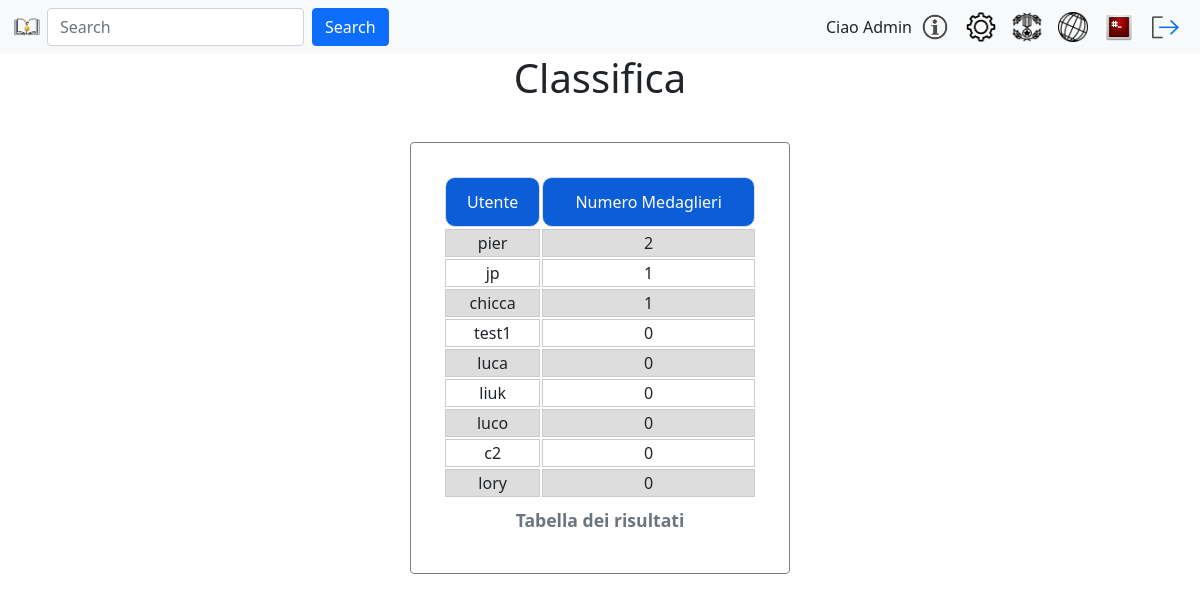
Before: /classifica.php (signed in) with the older database file.
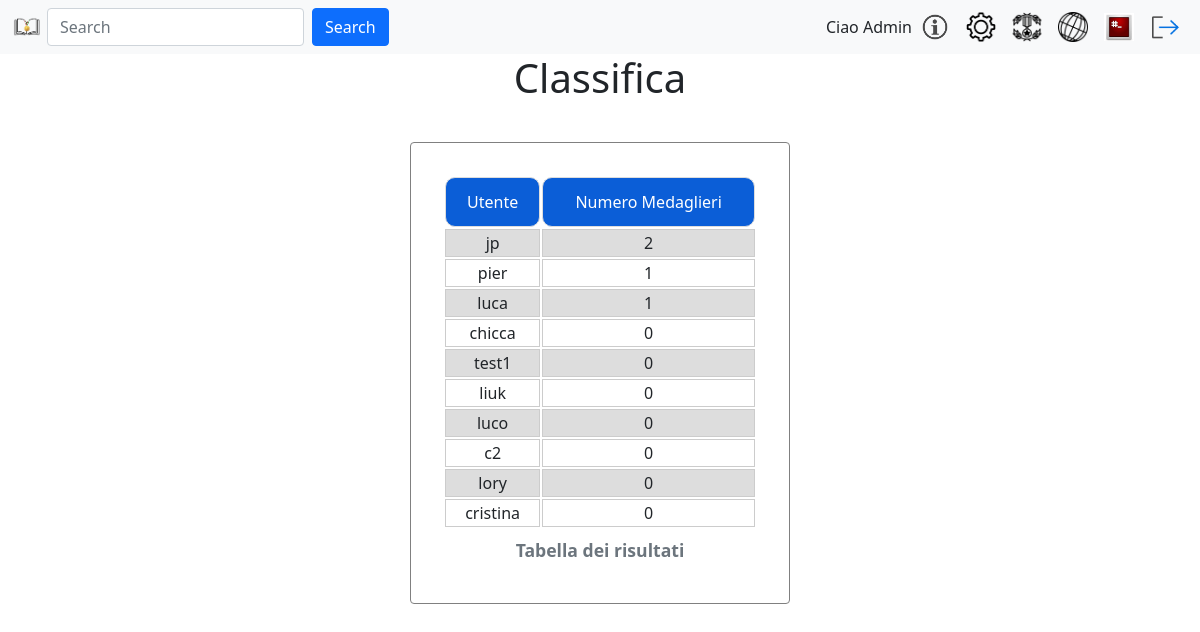
After: the same page with the newer database file.
### tables this page shows
CREATE TABLE `utente` (
  `id` int NOT NULL AUTO_INCREMENT,
  `username` varchar(80) NOT NULL,
  `email` varchar(80) NOT NULL,
  `pwd` varchar(120) NOT NULL,
  `immagineProfilo` varchar(255) DEFAULT NULL,
  `isAdmin` int NOT NULL DEFAULT '0',
  `descrizione` varchar(150) DEFAULT NULL,
  `stato` int NOT NULL DEFAULT '0',
  PRIMARY KEY (`id`)
);

### include/login.model.php (called while the page is built, shortened)
<?php
require_once 'config.php';
function getListaElencoUtenti(){
    global $conn;
    $sql = "SELECT id,username,isAdmin,stato FROM utente where username != 'admin'";
    $stmt = $conn->prepare($sql);
    $stmt->execute();
    $result = $stmt->get_result();
    return $result->fetch_all(MYSQLI_ASSOC);
}
?>

### classifica.php (the view, shortened to what this page needs)
<?php
require_once("include/login.controller.php");
require_once("include/login.model.php");
?>
<!DOCTYPE html>
<html lang="it">
<head>
    <link href="https://cdn.jsdelivr.net/npm/bootstrap@5.1.3/dist/css/bootstrap.min.css" rel="stylesheet"
>
    <link rel="stylesheet" type="text/css" href="css/landingPage.css">
    <link rel="stylesheet" type="text/css" href="css/settingPage.css">
    <link rel="stylesheet" type="text/css" href="css/popupBootstrapModel.css">
    <link rel="stylesheet" type="text/css" href="css/classificaMedaglieri.css">
</head>
<body>
    <main class="container">
        <div class="row">
            <div class="col-md-4">
            </div>
            <div class="col-md-4 text-center">
                <h1>Classifica</h1>
            </div>
            <div class="col-md-4">
            </div>
        </div>
        <div class="row">
            <div class="col-md-4"></div>
            <div class="card col-md-4 text-center">
                <?php
                echo "<table>
                <caption>Tabella dei risultati</caption>
                <tr>
                    <th>Utente</th>
                    <th>Numero Medaglieri</th>
                </tr>";
                    $utenti = getListaElencoUtenti();
                    $ids = array_column($utenti, 'medalsCompleted');
                    array_multisort($ids, SORT_DESC, $utenti);
                    $classe = "";
                    foreach($utenti as $userId){
                        ($userId['id'] === $_SESSION['id']) ? $classe = "myuser" :  $classe = "";
                        echo "<tr class=\"" . $classe ."\"><td>" . $userId['username']. "</td><td>" . $userId['medalsCompleted'];
                        echo "</td></tr>";
                    }
                echo "</table>";
                ?>
            </div>
            <div class="col-md-4"></div>
        </div>
    </main>
</body>
</html>

Changed rows visible on the page:
changed utente "jp": isAdmin "1" → "2"; moves up the list
changed utente "pier": medalsCompleted "2" → "1"
changed utente "luca": isAdmin "0" → "1"; moves up the list
computed for utente "chicca": medalsCompleted "1" → "0"
added utente: username "cristina", isAdmin "0"
